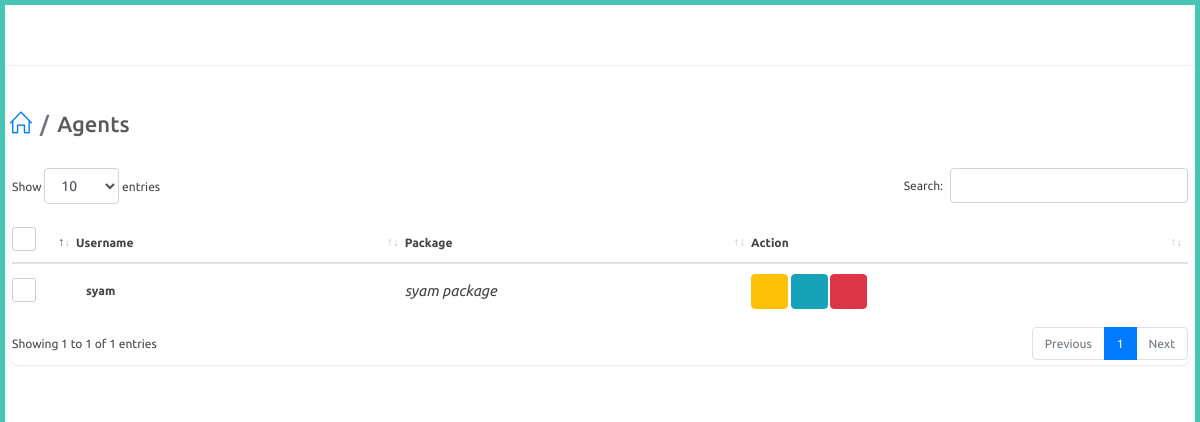
/adminapp/view-agent (signed in), run on an earlier commit of the app's database.
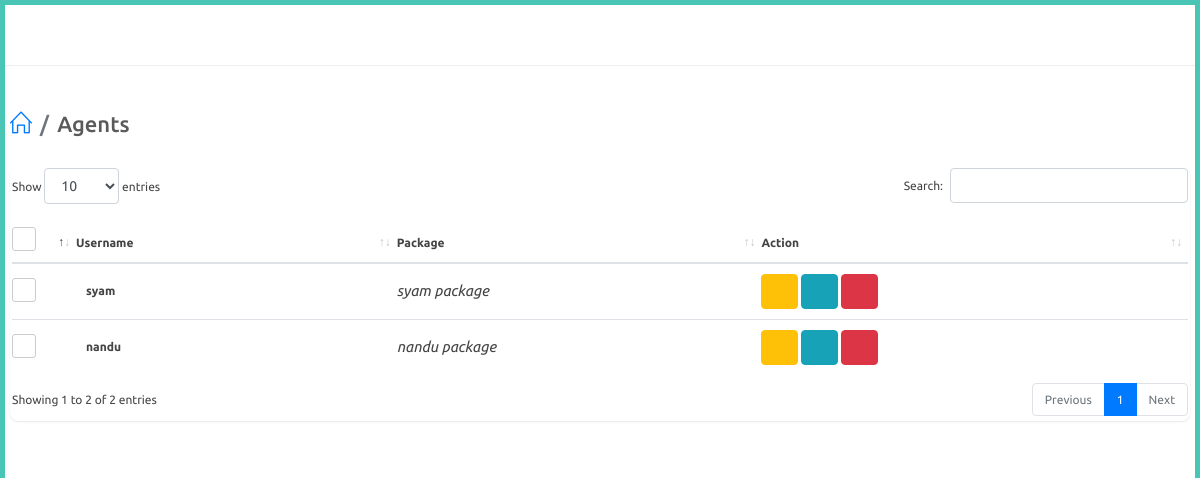
And on a later commit of the database.
### website/models.py (models this page shows, shortened)
class Agent(models.Model):
    user = models.OneToOneField(User,on_delete=models.CASCADE,related_name="agent")
    agent_name = models.CharField(max_length=100,null=True)
    phone_number = models.CharField(max_length=100,null=True)

class User(AbstractUser):
    is_agent = models.BooleanField("is agent", default=False)
    is_dealer = models.BooleanField("is dealer", default=False)

### adminapp/models.py (models this page shows, shortened)
class AgentPackage(models.Model):
    agent = models.ForeignKey(Agent,on_delete=models.CASCADE,null=True)
    created_by = models.ForeignKey(User,on_delete=models.CASCADE,null=True)
    package_name = models.CharField(max_length=100)
    single_rate = models.FloatField()
    single_dc = models.FloatField()
    double_rate = models.FloatField()
    double_dc = models.FloatField()
    box_rate = models.FloatField()
    box_dc = models.FloatField()
    super_rate = models.FloatField()
    super_dc = models.FloatField()
    first_prize = models.FloatField()
    first_dc = models.FloatField()
    second_prize = models.FloatField()
    second_dc = models.FloatField()
    third_prize = models.FloatField()
    third_dc = models.FloatField()
    fourth_prize = models.FloatField()
    fourth_dc = models.FloatField()
    fifth_prize = models.FloatField()
    fifth_dc = models.FloatField()
    guarantee_prize = models.FloatField()
    guarantee_dc = models.FloatField()
    box_first_prize = models.FloatField()
    box_first_prize_dc = models.FloatField()
    box_series_prize = models.FloatField()
    box_series_dc = models.FloatField()
    single1_prize = models.FloatField()
    single1_dc = models.FloatField()
    double2_prize = models.FloatField()
    double2_dc = models.FloatField()

### adminapp/views.py (the view)
# urls.py: path('view-agent',views.view_agent,name="view_agent"),
@login_required
@admin_required
def view_agent(request):
    agents = Agent.objects.filter().all()
    packages = AgentPackage.objects.filter().all()
    context = {
        'agents' : agents,
        'packages' : packages
    }
    return render(request,'adminapp/view_agent.html',context)

### templates/adminapp/view_agent.html (shortened to what this page needs)
{% extends 'adminapp/partials/base.html' %}
{% load static %}
{% block content %}
<div id="main-content">
    <div class="container-fluid">
        <div class="block-header">
            <div class="row">
                <div class="col-lg-5 col-md-8 col-sm-12">
                    <h2><a href="javascript:void(0);" class="btn btn-xs btn-link btn-toggle-fullwidth"></a>  <ul class="breadcrumb">
                        <li class="breadcrumb-item"><a href="{% url 'adminapp:index' %}"><i class="icon-home"></i></a></li>
                        <li class="breadcrumb-item">Agents</li>
                    </ul></h2>
                </div>
            </div>
        </div>
        <div class="row clearfix">
            <div class="col-lg-12">
<div class="card">
    <div class="body">
        <div class="table-responsive">
            <table class="table table-hover js-basic-example dataTable table-custom m-b-0 c_list">
                <thead>
                    <tr>
                        <th>
                            <label class="fancy-checkbox">
                                <span></span>
                            </label>
                        </th>
                        <th>Username</th>
                        <th>Package</th>
                        <th>Action</th>
                    </tr>
                </thead>
                    <tbody>
                    {% for agent in agents %}
                    <tr>
                        <td style="width: 50px;">
                            <label class="fancy-checkbox">
                                <span></span>
                            </label>
                        </td>
                        <td>
                            <p class="c_name">{{agent.user.username}}</p>
                        </td>
                        <td>
                            <address><i class="zmdi zmdi-pin">{% for package in packages %}
                                {% if package.agent == agent %}
                                    {{ package.package_name }}
                                {% endif %}
                            {% endfor %}</i></address>
                        </td>
                        <td>
                            {% if agent.user.is_active %}
                            <button  type="button" onclick="agentBan(('{{ agent.id }}'))" class="btn btn-warning" title="Ban"> <i class="fa fa-ban"></i></button>
                            {% else %}
                            <button  type="button" onclick="removeBan(('{{ agent.id }}'))" class="btn btn-warning" title="Remove Ban"> <i class="fa fa-check"></i></button>
                            {% endif %}
                            <a href="{% url 'adminapp:edit_agent' agent.id %}" class="btn btn-info" title="Edit">
                                <i class="fa fa-edit"></i>
                            </a>
                            <button type="button" onclick="agentDelete(('{{ agent.id }}'))" data-type="confirm" class="btn btn-danger js-sweetalert" title="Delete"><i class="fa fa-trash-o"></i></button>
                        </td>
                    </tr>
                    {% endfor %}
                </tbody>
            </table>
        </div>
    </div>
</div>
</div>
</div>
</div>
</div>
{% endblock %}

What changed in the data, as far as the page shows it:
added Agent: user.username "nandu"
added AgentPackage: package_name "nandu package", shown under "nandu"
Also different on the page:
text written by a page script: "Show entries Search: Showing 1 to 1 of 1 entries Previous 1 Next" → "Show entries Search: Showing 1 to 2 of 2 entries Previous 1 Next"
